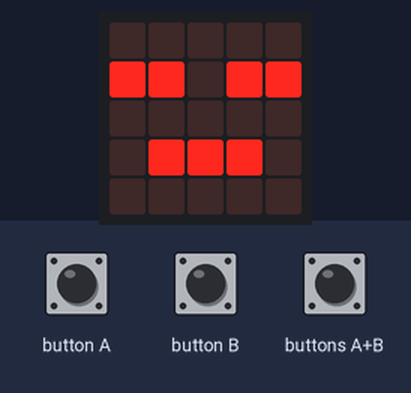
The program below on a simulated BBC micro:bit (MakeCode). Shown: the board's 5×5 LED display. The test bench sets the inputs (shaded band).

Above: at 1.8 s.
1.9 s: button A pressed for 0.15 s
At 3.0 s:
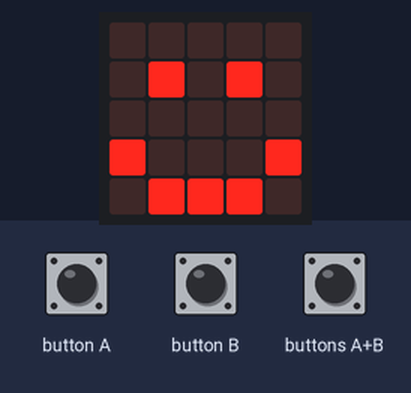
3.5 s: button B pressed for 0.15 s
At 4.2 s:
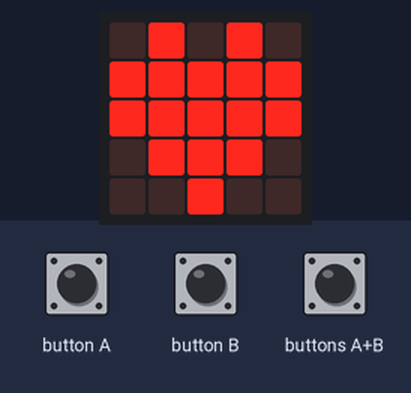
5.1 s: buttons A+B pressed for 0.15 s
At 6.6 s:
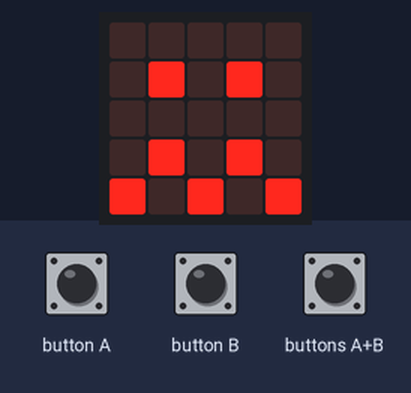
Timing chart, 0 to 8.1 s (numbered marks = the images above; inputs shaded):
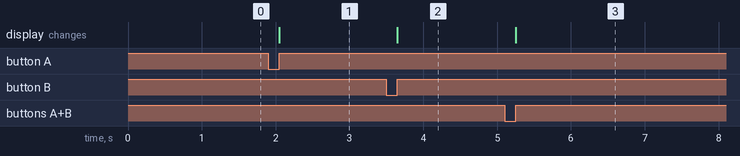

Measured:
- after the input at 1.9 s, the display: changes after 0.15 s (image 1)
- after the input at 3.5 s, the display: changes after 0.15 s (image 2)
- after the input at 5.1 s, the display: changes after 0.15 s (image 3)

The program:

main.ts
```typescript
input.onButtonPressed(Button.A, function () {
    basic.showIcon(IconNames.Happy)
})
input.onButtonPressed(Button.AB, function () {
    basic.showIcon(IconNames.Confused)
})
input.onButtonPressed(Button.B, function () {
    basic.showIcon(IconNames.Heart)
})
basic.showIcon(IconNames.Asleep)
```

test.ts
```typescript
// aquí va el archivo "tests"; esto no se compilará cuando este paquete se utilice como una extensión.
```
